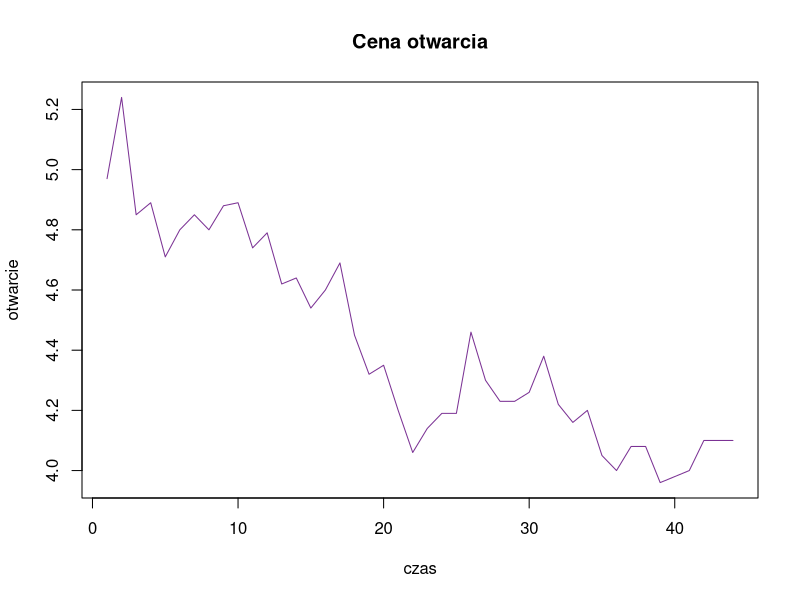
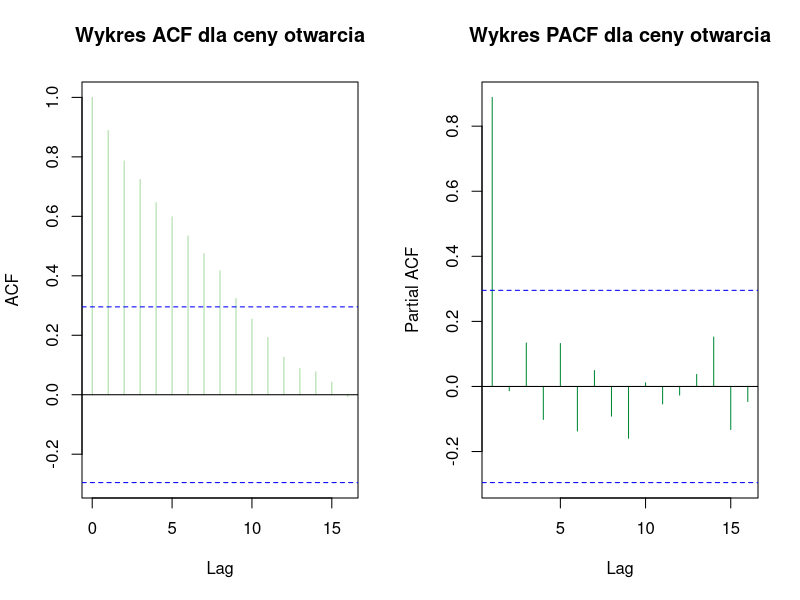
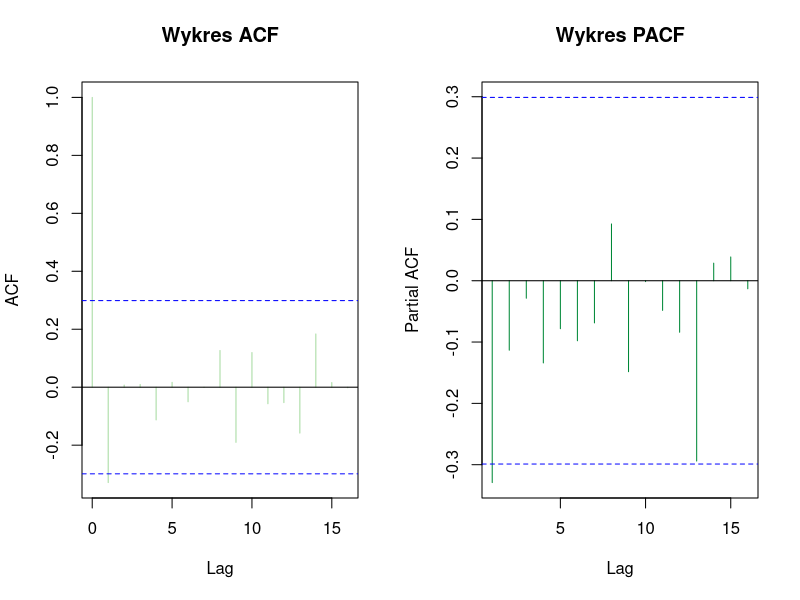
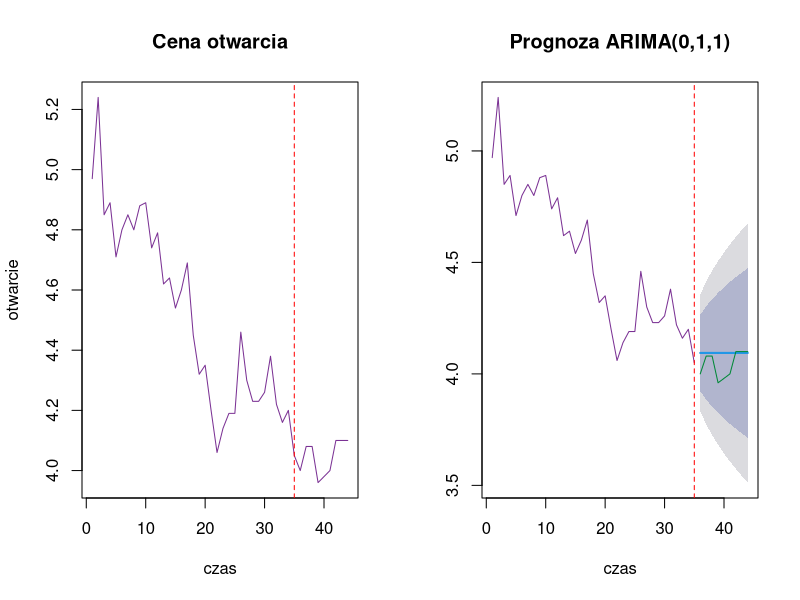
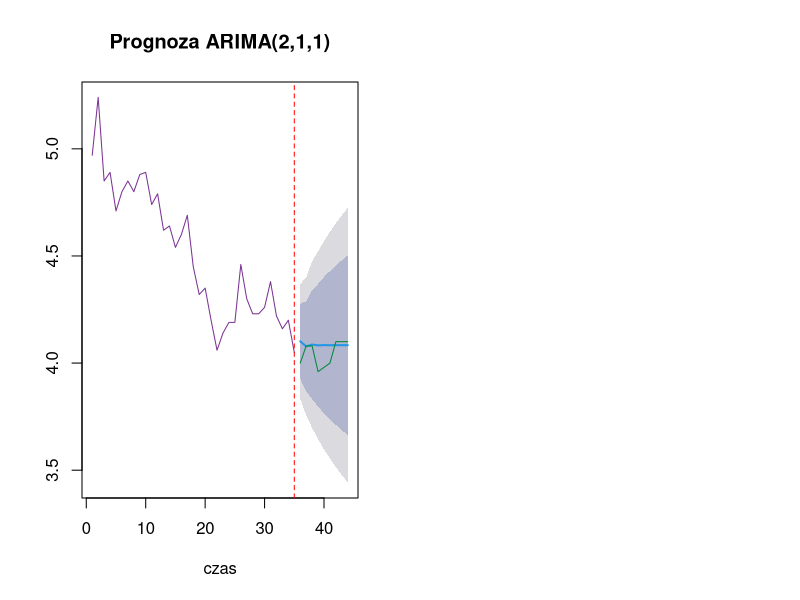

Reproduce these figures in R, in order.
## ---- chunk 1
knitr::opts_chunk$set(echo = TRUE)
library(RColorBrewer)
library(forecast)
library(tseries)
## ---- chunk 2
dane=read.csv("stobiecka-dane.csv")[,1:5]
head(dane)
## ---- chunk 3
otwarcie=ts(dane$Otwarcie, frequency = 1)
## ---- chunk 4
plot(otwarcie, xlab="czas", col=brewer.pal(n = 4, name = "PRGn")[1], main="Cena otwarcia")
## ---- chunk 5
par(mfrow = c(1,2), pty = "m")
acf(otwarcie, col=brewer.pal(n = 4, name = "PRGn")[3], main="Wykres ACF dla ceny otwarcia")
pacf(otwarcie,col=brewer.pal(n = 4, name = "PRGn")[4], main="Wykres PACF dla ceny otwarcia")
## ---- chunk 6
adf1=adf.test(otwarcie)
adf1
## ---- chunk 7
adf2=adf.test(diff(otwarcie))
adf2
## ---- chunk 8
par(mfrow = c(1,2), pty = "m")
acf(diff(otwarcie), col=brewer.pal(n = 4, name = "PRGn")[3], main="Wykres ACF")
pacf(diff(otwarcie),col=brewer.pal(n = 4, name = "PRGn")[4], main="Wykres PACF")
## ---- chunk 9
p=35
Uczacy = window(otwarcie,end = p)
Testowy = window(otwarcie,start = p+1)
## ---- chunk 10
plot(otwarcie, xlab="czas", col=brewer.pal(n = 4, name = "PRGn")[1], main="Cena otwarcia")
abline(v=p,lty=2,col='red')
## ---- chunk 11
model1=Arima(Uczacy, order = c(0,1,1))
summary(model1)
## ---- chunk 12
model2=Arima(Uczacy,order=c(2,1,0))
summary(model2)
## ---- chunk 13
model3=Arima(Uczacy,order = c(2,1,1))
summary(model3)
## ---- chunk 14
n=length(Testowy)
prognoza1 = forecast(model1, h=n)
prognoza3=forecast(model3,h=n)
## ---- chunk 15
plot(prognoza1, xlab="czas", col=brewer.pal(n = 4, name = "PRGn")[1], main="Prognoza ARIMA(0,1,1)")
abline(v=p,lty=2,col='red')
lines(Testowy, col=brewer.pal(n = 4, name = "PRGn")[4])
## ---- chunk 16
plot(prognoza3, xlab="czas", col=brewer.pal(n = 4, name = "PRGn")[1], main="Prognoza ARIMA(2,1,1)")
abline(v=p,lty=2,col='red')
lines(Testowy, col=brewer.pal(n = 4, name = "PRGn")[4])
## ---- chunk 17
err1=mean(((prognoza1$mean-Testowy)^2))
err3=mean(((prognoza3$mean-Testowy)^2))
err=c(err1,err3)
names(err)=c("Model 1","Model 3")
err
